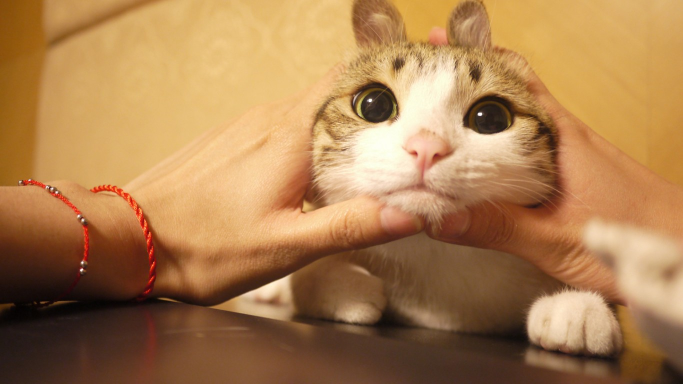
#> input picture l6/pic1.jpg, 1366 x 768 px (shown at 1/2 size)
$ python l6.py
#> lines starting #> are read from the running program, lines starting #| are printed output that depends on the picture
#!/usr/bin/env python
# coding=utf-8


#图像处理 边缘检测常用算子
# http://blog.csdn.net/augusdi/article/details/9028331

from PIL import Image
import numpy as np
from scipy.ndimage import filters
import matplotlib.pyplot as plt

im = np.array(Image.open('pic1.jpg').convert('L'))
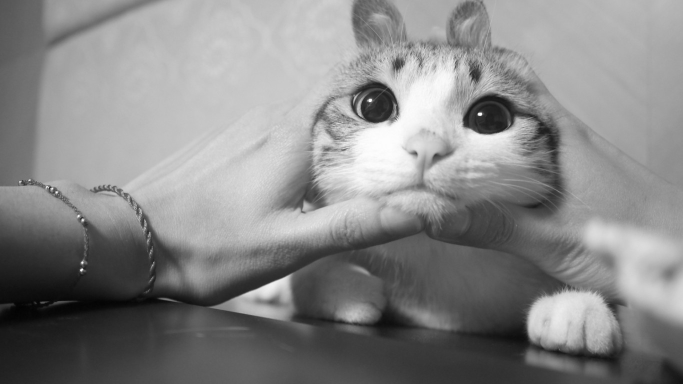
#> im: shape (768, 1366) (shown at 1/2 size); min 1, max 254, mean 134.7

#prewitt
pwimx = np.zeros(im.shape)
filters.prewitt(im,1,pwimx)
pwimy = np.zeros(im.shape)
filters.prewitt(im,0,pwimy)
pwmagnitude = np.sqrt(pwimx ** 2 + pwimy ** 2) # 计算两个向量的模，同np.hypot(pwimx,pwimy)

#sobel
sbimx = np.zeros(im.shape)
filters.sobel(im,1,sbimx)
sbimy = np.zeros(im.shape)
filters.sobel(im,0,sbimy)
sbmagnitude = np.sqrt(sbimx ** 2 + sbimy ** 2)

#gaussian
gsimx = np.zeros(im.shape)
filters.gaussian_filter(input = im,sigma =1 , order = (0,1),output = gsimx )
gsimy = np.zeros(im.shape)
filters.gaussian_filter(input = im,sigma =1 , order = (1,0),output = gsimy )
gsmagnitude = np.sqrt(gsimx ** 2 + gsimy ** 2)

plt.gray()

index = 221
plt.subplot(index)
plt.imshow(im)
plt.title('original')
plt.axis('off')

plt.subplot(index + 1)
plt.imshow(pwmagnitude)
plt.title('prewitt')
plt.axis('off')

plt.subplot(index + 2)
plt.imshow(sbmagnitude)
plt.title('prewitt')
plt.axis('off')

plt.subplot(index + 3)
plt.imshow(gsmagnitude)
plt.title('gaussian')
plt.axis('off')

plt.show()
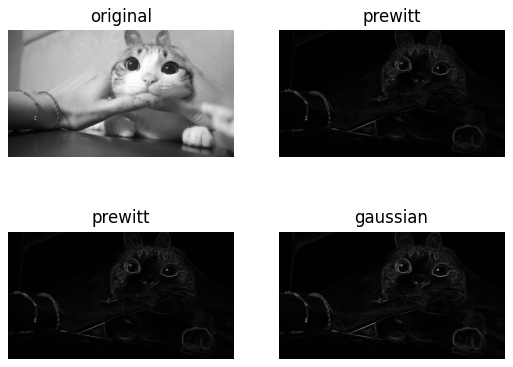
#> figure drawn by matplotlib, 4 panels
